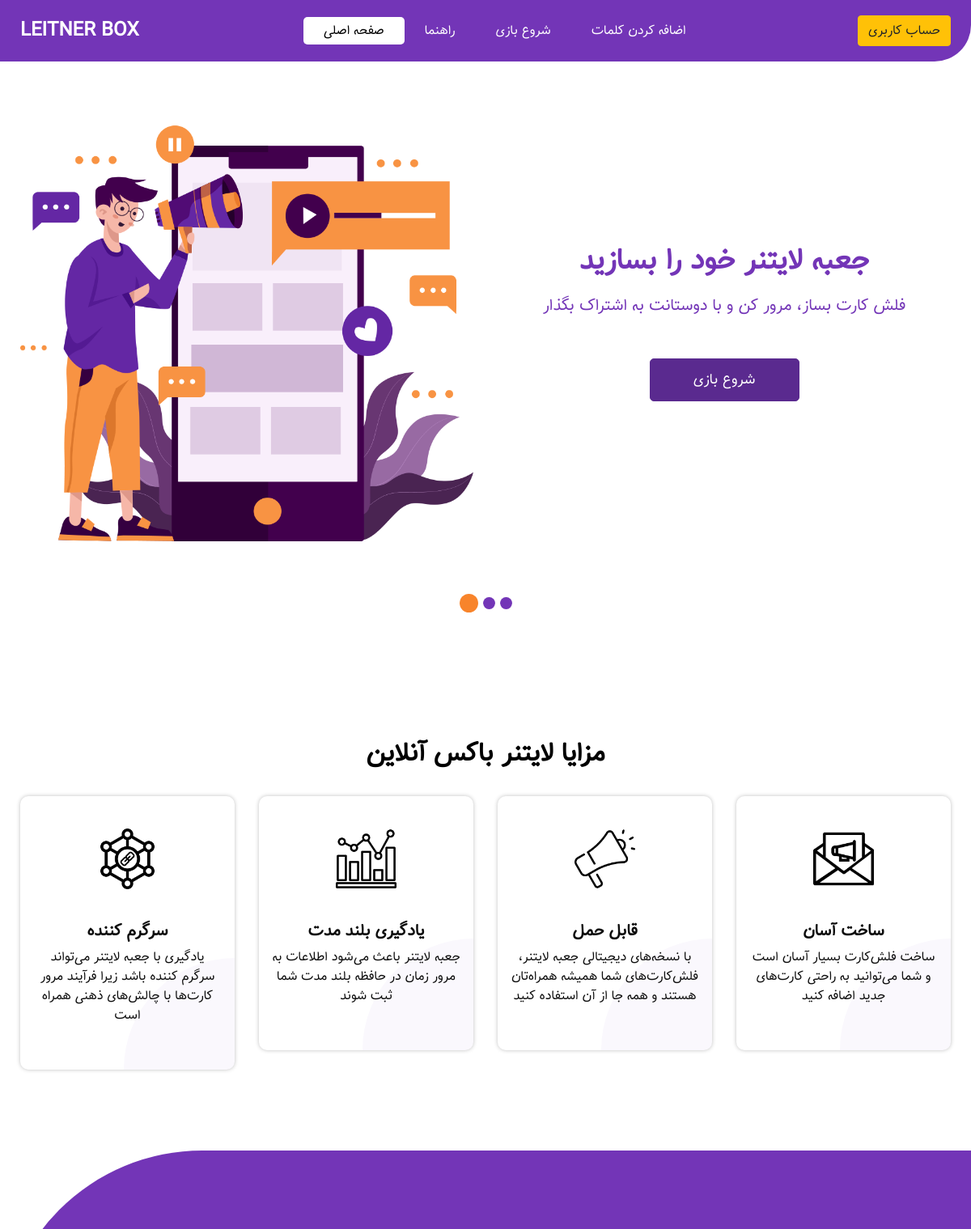
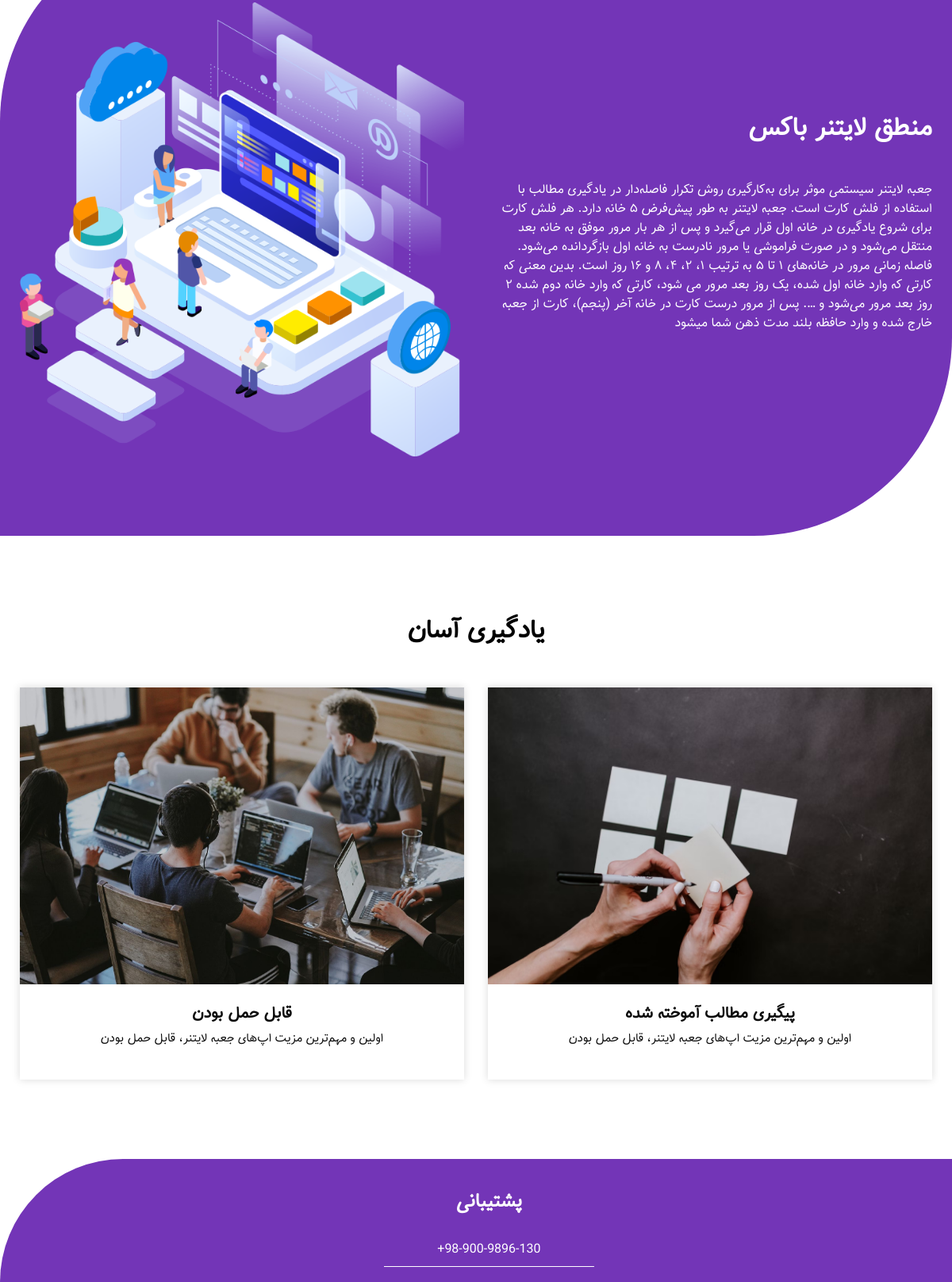
The page / on the database its author committed (2 pictures, top to bottom).
### Text_App/models.py (models this page shows)
class FirstPageText(models.Model):
    big_title_1 = models.CharField(max_length=55, verbose_name="متن اصلی 1")
    small_title_1 = models.CharField(max_length=55, verbose_name="متن فرعی 1")
    big_title_2 = models.CharField(max_length=55, verbose_name="متن اصلی 2")
    small_title_2 = models.CharField(max_length=55, verbose_name="متن فرعی 2")
    big_title_3 = models.CharField(max_length=55, verbose_name="متن اصلی 3")
    small_title_3 = models.CharField(max_length=55, verbose_name="متن فرعی 3")
    class Meta:
        verbose_name_plural = "متن‌های صفحه اول (صفحه اصلی)"

class BenfitText(models.Model):
    main_topic_color = models.CharField(max_length=55, choices= COLOR_CHOICE, verbose_name= "رنگ تایتل موضوع", default= '#7335b7')
    main_topic = models.CharField(max_length=55, verbose_name="موضوع")
    topic_1 = models.CharField(max_length=16, verbose_name="موضوع بخش 1")
    info_1 = models.TextField(verbose_name="توضیحات بخش 1")
    topic_2 = models.CharField(max_length=16, verbose_name="موضوع بخش 2")
    info_2 = models.TextField(verbose_name="توضیحات بخش 2")
    topic_3 = models.CharField(max_length=16, verbose_name="موضوع بخش 3")
    info_3 = models.TextField(verbose_name="توضیحات بخش 3")
    topic_4 = models.CharField(max_length=16, verbose_name="موضوع بخش 4")
    info_4 = models.TextField(verbose_name="توضیحات بخش 4")
    class Meta:
        verbose_name_plural = "متن‌های مزیت ها (صفحه اصلی)"

class GuideText(models.Model):
    main_topic = models.CharField(max_length=55, verbose_name="موضوع")
    guide_text = models.TextField(verbose_name="توضیحات")
    class Meta:
        verbose_name_plural = "متن‌های راهنما (صفحه اصلی و راهنما)"

class LearningEnglishText(models.Model):
    main_topic_color = models.CharField(max_length=55, choices= COLOR_CHOICE, verbose_name= "رنگ تایتل موضوع", default= '#7335b7')
    main_topic = models.CharField(max_length=55, verbose_name="موضوع")
    left_big_title = models.CharField(max_length=55, verbose_name="متن اصلی چپ")
    left_small_title = models.CharField(max_length=55, verbose_name="متن فرعی چپ")
    right_big_title = models.CharField(max_length=55, verbose_name="متن اصلی راست")
    right_small_title = models.CharField(max_length=55, verbose_name="متن فرعی راست")
    class Meta:
        verbose_name_plural = "متن‌های بخش یادگیری انگلیسی (صفحه اصلی)"

### Home_App/views.py (the view)
# urls.py: path("", views.index_show, name="index"),
def index_show (request):
    FirstPageText_db = FirstPageText.objects.all()
    BenfitText_db = BenfitText.objects.all()
    LearningEnglishText_db = LearningEnglishText.objects.all()
    GuideText_db = GuideText.objects.all()
    return render(request, 'Home_App/index.html', context={
                                                            'FirstPageText_db': FirstPageText_db,
                                                            'BenfitText_db': BenfitText_db,
                                                            'LearningEnglishText_db': LearningEnglishText_db,
                                                            'GuideText_db': GuideText_db,
                                                            })

### Home_App/templates/Home_App/index.html (shortened to what this page needs)
{% extends 'common.html' %}
{% load static %}
{% block index_active %}
active
{% endblock index_active %}
{% block body %}
{% for i in FirstPageText_db %}
  <section class="slider_section ">
    <div id="customCarousel1" class="carousel slide" data-ride="carousel">
      <div class="carousel-inner">
        <div class="carousel-item active">
          <div class="container ">
            <div class="row">
              <div class="col-md-6">
                <div class="img-box">
                  <img src="{% static "images/slider-img.png" %}" alt="">
                </div>
              </div>
              <div class="col-md-6">
                <div class="detail-box">
                    <h1 class="responsive-title">
                      {{ i.big_title_1 }}
                    </h1>
                    <p class="responsive-text">
                      {{ i.small_title_1 }}
                    </p>
                  <div class="btn-box">
                    {% if request.user.is_authenticated %}
                    <a href="{% url 'Play_App:game' %}" class="btn1">
                      شروع بازی
                    </a>
                    {% else %}
                    <a class="btn1" onclick=RegisterNotification()>
                      شروع بازی
                    </a>
                    {% endif %}
                  </div>
                </div>
              </div>
            </div>
          </div>
        </div>
      </div>
      <ol class="carousel-indicators">
        <li data-target="#customCarousel1" data-slide-to="0" class="active"></li>
        <li data-target="#customCarousel1" data-slide-to="1"></li>
        <li data-target="#customCarousel1" data-slide-to="2"></li>
      </ol>
    </div>
  </section>
{% endfor %}
{% for i in BenfitText_db %}
  <section class="service_section layout_padding">
    <div class="container">
      <div class="heading_container">
        <h2 style="color: {{ i.main_topic_color }};">
          {{ i.main_topic }}
        </h2>
      </div>
      <div class="row">
        <div class="col-md-6 col-lg-3">
          <div class="box">
            <div class="img-box">
              <img src="{% static "images/s1.png" %}" alt="">
            </div>
            <div class="detail-box">
                <h5>
                  {{ i.topic_1 }}
                </h5>
                <p>
                  {{ i.info_1 }}
                </p>
            </div>
          </div>
        </div>
        <div class="col-md-6 col-lg-3">
          <div class="box">
            <div class="img-box">
              <img src="{% static "images/s2.png" %}" alt="">
            </div>
            <div class="detail-box">
                <h5>
                  {{ i.topic_2 }}
                </h5>
                <p>
                  {{ i.info_2 }}
                </p>
            </div>
          </div>
        </div>
        <div class="col-md-6 col-lg-3">
          <div class="box">
            <div class="img-box">
              <img src="{% static "images/s3.png" %}" alt="">
            </div>
            <div class="detail-box">
                <h5>
                  {{ i.topic_3 }}
                </h5>
                <p>
                  {{ i.info_3 }}
                </p>
            </div>
          </div>
        </div>
        <div class="col-md-6 col-lg-3">
          <div class="box">
            <div class="img-box">
              <img src="{% static "images/s4.png" %}" alt="">
            </div>
            <div class="detail-box">
                <h5>
                  {{ i.topic_4 }}
                </h5>
                <p>
                  {{ i.info_4 }}
                </p>
            </div>
          </div>
        </div>
      </div>
    </div>
  </section>
{% endfor %}
{% for i in GuideText_db %}
  <section class="about_section layout_padding" dir="rtl">
      <div class="container">
          <div class="row">
              <div class="col-md-6">
                  <div class="detail-box">
                      <div class="heading_container">
                          <h2>
                              {{ i.main_topic }}
                          </h2>
                      </div>
                      <br>
                      <p style="text-align: right;">
                          {{ i.guide_text }}
                      </p>
                  </div>
              </div>
              <div class="col-md-6">
                  <div class="img-box">
                      <img src="{% static 'images/about-img.png' %}" alt="">
                  </div>
              </div>
          </div>
      </div>
  </section>
{% endfor %}
{% for i in LearningEnglishText_db %}
  <section class="case_section layout_padding">
    <div class="container">
      <div class="heading_container">
        <h2 style="color: {{ i.main_topic_color }};">
          {{ i.main_topic }}
        </h2>
      </div>
      <div class="row">
        <div class="col-md-6">
          <div class="box">
            <div class="img-box">
              <img src="{% static "images/slider-bg.jpg" %}" alt="">
            </div>
            <div class="detail-box">
              <h5>
                {{ i.left_big_title }}
              </h5>
              <p>
                {{ i.left_small_title }}
              </p>
            </div>
          </div>
        </div>
        <div class="col-md-6">
          <div class="box">
            <div class="img-box">
              <img src="{% static "images/image-2.png" %}" alt="">
            </div>
            <div class="detail-box">
              <h5>
                {{ i.right_big_title }}
              </h5>
              <p>
                {{ i.left_small_title }}
              </p>
            </div>
          </div>
        </div>
      </div>
    </div>
  </section>
  {% endfor %}
{% endblock body %}

### static/css/responsive.css (style rules this page uses)
@media (min-width: 1200px) { .container { max-width: 1170px; } }

### rows shown on the page
FirstPageText: big_title_1 "جعبه لایتنر خود را بسازید", small_title_1 "فلش کارت بساز، مرور کن و با دوستانت به اشتراک بگذار"
BenfitText: main_topic "مزایا لایتنر باکس آنلاین", topic_1 "سرگرم کننده", info_1 "یادگیری با جعبه لایتنر می‌تواند سرگرم کننده باشد زیرا فرآیند مرور کارت‌ها با چالش‌های ذهنی همراه است", topic_2 "یادگیری بلند مدت", info_2 "جعبه لایتنر باعث می‌شود اطلاعات به مرور زمان در حافظه بلند مدت شما ثبت شوند", topic_3 "قابل حمل", info_3 "با نسخه‌های دیجیتالی جعبه لایتنر، فلش‌کارت‌های شما همیشه همراه‌تان هستند و همه جا از آن استفاده کنید", topic_4 "ساخت آسان", info_4 "ساخت فلش‌کارت‌ بسیار آسان است و شما می‌توانید به راحتی کارت‌های جدید اضافه کنید"
GuideText: main_topic "منطق لایتنر باکس", guide_text "جعبه لایتنر سیستمی موثر برای به‌کارگیری روش تکرار فاصله‌دار در یادگیری مطالب با استفاده از فلش کارت است. جعبه لایتنر به طور پیش‌فرض ۵ خانه دارد. هر فلش کارت برای شروع یادگیری در خانه اول قرار می‌گیرد و پس از هر بار مرور موفق به خانه بعد منتقل می‌شود و در صورت فراموشی یا مرور نادرست به خانه اول بازگردانده می‌شود. فاصله زمانی مرور در خانه‌های ۱ تا ۵ به ترتیب ۱، ۲، ۴، ۸ و ۱۶ روز است. بدین معنی که کارتی که وارد خانه اول شده، یک روز بعد مرور می شود، کارتی که وارد خانه دوم شده ۲ روز بعد مرور می‌شود و …. پس از مرور درست کارت در خانه آخر (پنجم)، کارت از جعبه خارج شده و وارد حافظه بلند مدت ذهن شما میشود"
LearningEnglishText: main_topic "یادگیری آسان", left_big_title "قابل حمل بودن", left_small_title "اولین و مهم‌ترین مزیت اپ‌های جعبه لایتنر، قابل حمل بودن", right_big_title "پیگیری مطالب آموخته شده"
